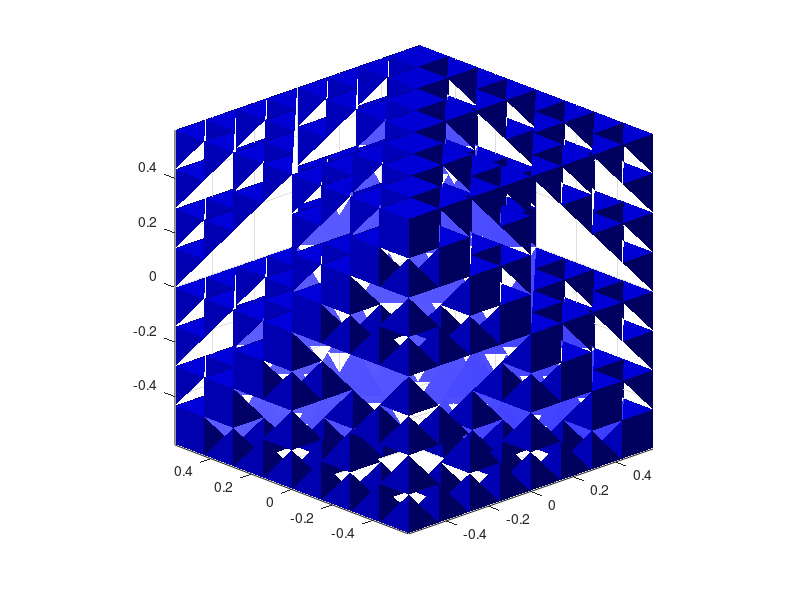

Write MATLAB code to recreate this figure.
function [V, T] = Sierpinskube(nb_it, option_display)
%% Sierpinskube : function compute, display, and save
% a Sierpinski cube at any iteration number / depth level.
%
% Author & support : nicolas.douillet (at) free.fr, 2020.
%
%
% Syntax
%
% Sierpinskube;
% Sierpinskube(nb_it);
% Sierpinskube(nb_it, option_display);
% [V, T] = Sierpinskube(nb_it, option_display);
%
%
% Description
%
% Sierpinskube computes and displays the 3-level / iteration
% Sierpinski cube included in the unit sphere.
%
% Sierpinskube(nb_it) computes nb_it depth levels / iterations.
%
% Sierpinskube(nb_it, option_display) displays it when
% option_display is set to logical *true/1 (default), and doesn't
% when it is set to  logical false/0.
%
% [V,T] = Sierpinskube(nb_it, option_display) saves the resulting
% vertex coordinates in the array V, and the triangulation in the array T.
%
%
% Input arguments
%
% - nb_it : positive integer scalar double, the number of iterations / depth level.
% - option_display : either logical, *true/false or numeric *1/0.
%
%
% Output arguments
%
%       [ |  |  |]
% - V = [Vx Vy Vz], real matrix double, the vertex coordinates. Size(V) = [nb_vertices,3].
%       [ |  |  |]
%
%       [ |  |  |]
% - T = [T1 T2 T3], positive integer matrix double, the triangulation. Size(T) = [nb_triangles,3].
%       [ |  |  |]
%
%
% Example #1 : computes and displays the simple Sierpinski cube at iteration 3
%
% Sierpinskube;
%
%
% Example #2 : computes, displays and saves the Sierpinski cube at iteration 5
%
% [V, T] = Sierpinskube(5,true);


%% Input parsing
assert(nargin < 3,'Too many input arguments.');

if ~nargin    
    nb_it = 3;
    option_display = true;    
elseif nargin > 0
    assert(isnumeric(nb_it) && nb_it == floor(nb_it) && nb_it >= 0,'nb_it parameter value must be numeric positive or null integer.');
    if nargin > 1
        assert(islogical(option_display) || isnumeric(option_display),'option_display parameter type must be either logical or numeric.');
    else
        option_display = true;
    end
end

warning('on');
if option_display && nb_it > 6    
    warning('%s triangles to display ! Make sure your graphic card has enough memory.',num2str(24*12^nb_it))    
end
warning('off');


%% Body
% Summits of original cube (living in the unit sphere R(O,1))
C = (sqrt(3)/3)*[ 1  1  1;...
                 -1  1  1;...
                 -1 -1  1;...
                  1 -1  1;...
                  1  1 -1;...
                 -1  1 -1;...
                 -1 -1 -1;...
                  1 -1 -1];   

% Summits of one corner tetrahedron (living in the unit sphere R(O,1))
V1 = C(2,:);
V2 = C(1,:);
V3 = C(6,:);
V4 = C(3,:);

Summit_array = [V1; V2; V3; V4];

[Vertex_array,Triangle_array,Middle_edge_array] = tetrahedron_iterate(V1,V2,V3,V4);

p = 0;

% nb_it iterations
while p ~= nb_it
        
    New_vertex_array      = repmat(Vertex_array,      [1 1 4]);
    New_summit_array      = repmat(Summit_array,      [1 1 4]);
    New_triangle_array    = repmat(Triangle_array,    [1 1 4]);
    New_middle_edge_array = repmat(Middle_edge_array, [1 1 4]);
    
    for j = 1:size(Vertex_array,3) % loop on current nb tetra               
        
        for i = 1:4
            
            V = Summit_array(i,:,j); % current summit
            
            D = sqrt(sum((Middle_edge_array(:,:,j) - repmat(V,[6 1])).^2,2)); % distance matrix
            [~,idx] = sort(D,1);
            
            New_summit_array(:,:,4*(j-1)+i) = [V; Middle_edge_array(idx(1),:,j); Middle_edge_array(idx(2),:,j); Middle_edge_array(idx(3),:,j)];
            
            % sort New_summit_array regarding to zmax, xmax, ymax, ymin
            i_zmin = find(New_summit_array(:,3,4*(j-1)+i) == min(New_summit_array(:,3,4*(j-1)+i)),1);
            i_xmax = find(New_summit_array(:,1,4*(j-1)+i) == max(New_summit_array(:,1,4*(j-1)+i)),1);            
            i_ymin = find(New_summit_array(:,2,4*(j-1)+i) == min(New_summit_array(:,2,4*(j-1)+i)),1);
            i_peak = setdiff([1 2 3 4], [i_zmin,i_xmax,i_ymin]);
            
            New_summit_array(:,:,4*(j-1)+i) = [New_summit_array(i_peak,:,4*(j-1)+i);...
                                               New_summit_array(i_xmax,:,4*(j-1)+i);...
                                               New_summit_array(i_zmin,:,4*(j-1)+i);...
                                               New_summit_array(i_ymin,:,4*(j-1)+i)];
                     
        
        % Create new tetra : vertices, triangles, middle edge
        [New_vertex_array(:,:,4*(j-1)+i),New_triangle_array(:,:,4*(j-1)+i),New_middle_edge_array(:,:,4*(j-1)+i)] = ...
            tetrahedron_iterate(New_summit_array(1,:,4*(j-1)+i),...
                                New_summit_array(2,:,4*(j-1)+i),...
                                New_summit_array(3,:,4*(j-1)+i),...
                                New_summit_array(4,:,4*(j-1)+i));                                                                          
        end
        
    end
    
    Vertex_array      = New_vertex_array;
    Summit_array      = New_summit_array;
    Triangle_array    = New_triangle_array;
    Middle_edge_array = New_middle_edge_array;
    
    p = p+1;
    
end

V = Vertex_array(:,:,1);
T = Triangle_array(:,:,1);

for k = 1: size(Vertex_array,3)
    
    T = cat(1,T,Triangle_array(:,:,k)+size(V,1));
    V = cat(1,V,Vertex_array(:,:,k));
    
end

% Top bottom right tetra
Vtbr = cat(2,-V(:,1),-V(:,2),V(:,3));
Ttbr = T + size(V,1);

% Bottom bottom left tetra
Vbbl = cat(2,V(:,1),-V(:,2),-V(:,3));
Tbbl = T + 2*size(V,1);

% Bottom top right tetra
Vbtr = cat(2,-V(:,1),V(:,2),-V(:,3));
Tbtr = T + 3*size(V,1);

V = cat(1,V,Vtbr,Vbbl,Vbtr);
T = cat(1,T,Ttbr,Tbbl,Tbtr);

% Remove duplicated vertices
[V,T] = remove_duplicated_vertices(V,T);

% Remove duplicated triangles
T = unique(sort(T,2),'rows','stable');

%% Display
if option_display
    
    figure;    
    trisurf(T,V(:,1),V(:,2),V(:,3),'EdgeColor',[0 0 1]), shading interp, hold on;
    colormap([0 0 1]);
    camlight('left');
    axis equal, axis tight;
    view(-43.7058,21.3485);
    
end


end % Sierpinskube


%% tetrahedron_iterate subfunction
function [V, T, C] = tetrahedron_iterate(V1, V2, V3, V4)

V123 = [V1; V2; V3];
V134 = [V1; V3; V4];
V142 = [V1; V4; V2];
V234 = [V2; V3; V4];

C = 0.5 * [V1+V2; V1+V3; V1+V4; V2+V3; V2+V4; V3+V4];
V = [V123; V134; V142; V234];

% Triangulation
T = [1 2 3];

T = [T;
     T +   repmat(size(V123,1),[size(T,1) size(T,2)]);...
     T + 2*repmat(size(V123,1),[size(T,1) size(T,2)]);...
     T + 3*repmat(size(V123,1),[size(T,1) size(T,2)])];

end % tetrahedron_iterate


%% remove_duplicated_vertices subfunction
function [V_out, T_out] = remove_duplicated_vertices(V_in, T_in)

tol = 1e4*eps;
[V_out,~,n] = uniquetol(V_in,tol,'ByRows',true);
T_out = n(T_in);

end % remove_duplicated_vertices